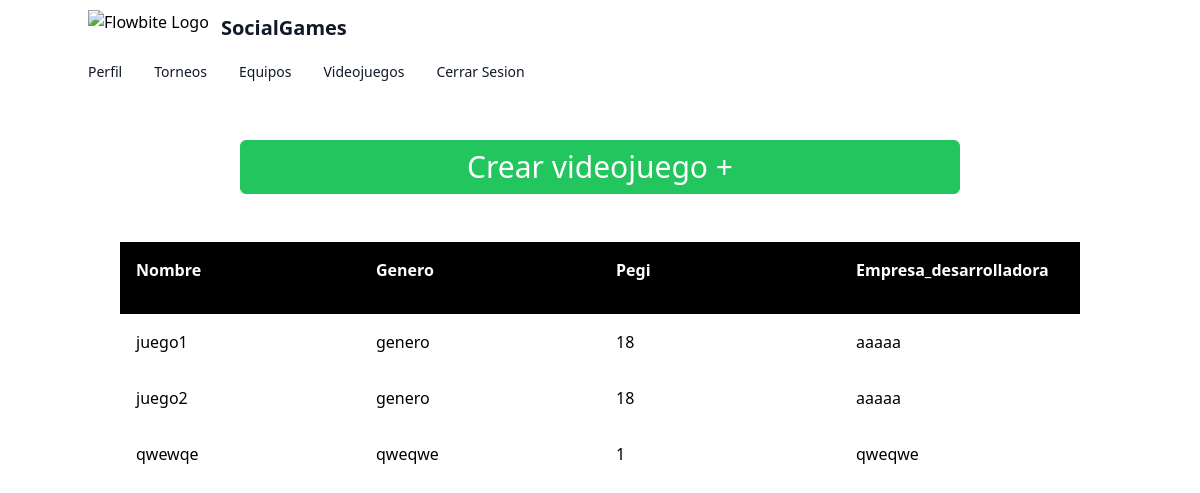
/videojuegos/index.php (signed in), run on the app's committed database.
### tables this page shows
CREATE TABLE `videojuego` (
  `id_videojuego` int(11) NOT NULL,
  `nombre_videojuego` varchar(50) NOT NULL,
  `genero_videojuego` varchar(50) NOT NULL,
  `pegi` int(11) NOT NULL,
  `empresa_desarrolladora` varchar(50) NOT NULL
);

### videojuegos/index.php (the view, shortened to what this page needs)
<!DOCTYPE html>
<html lang="en">
<head>
    <script src="https://cdn.tailwindcss.com"></script>
    <?php
        include ("../conectar_base.php");
    ?>
</head>
<body>
    <nav class="bg-white border-gray-200 px-2 sm:px-4 py-2.5 bg-gray-400">
        <div class="container flex flex-wrap justify-between items-center mx-auto">
            <a href="https://flowbite.com" class="flex items-center">
                <img src="https://svgsilh.com/svg_v2/2962084.svg" class="mr-3 h-6 sm:h-9" alt="Flowbite Logo" />
                <span class="self-center text-xl font-semibold whitespace-nowrap text-gray-900">SocialGames</span>
            </a>
            <div class="w-full block w-auto" id="mobile-menu">
                <ul class="flex mt-4 flex-row space-x-8 mt-0 text-sm font-medium">
                    <li>
                        <a href="http://localhost/Pryecto-Alfa/perfil"
                            class="border-0 hover:text-blue-700 p-0 text-gray-900 hover:text-white hover:bg-transparent ">Perfil</a>
                    </li>
                    <li>
                        <a href="http://localhost/Pryecto-Alfa/torneos"
                            class="border-0 hover:text-blue-700 p-0 text-gray-900 hover:text-white hover:bg-transparent ">Torneos</a>
                    </li>
                    <li>
                        <a href="http://localhost/Pryecto-Alfa/equipos"
                            class="border-0 hover:text-blue-700 p-0 text-gray-900 hover:text-white hover:bg-transparent ">Equipos</a>
                    </li>
                    <li>
                        <a href="http://localhost/Pryecto-Alfa/videojuegos"
                            class="border-0 hover:text-blue-700 p-0 text-gray-900 hover:text-white hover:bg-transparent ">Videojuegos</a>
                    </li>
                    <li>
                        <a href="../logout.php"
                            class="border-0 hover:text-blue-700 p-0 text-gray-900 hover:text-white hover:bg-transparent ">Cerrar
                            Sesion</a>
                    </li>
                </ul>
            </div>
        </div>
    </nav>
    <div class="flex justify-center mt-10">
    <a href="./crearVideojuego.html" class="w-3/5 text-center text-3xl border border-green-500 bg-green-500 text-white rounded-md px-4 py-2 m-2 transition duration-500 ease select-none hover:bg-green-600 focus:outline-none focus:shadow-outline">Crear videojuego +</a>
    </div>
    <div  class="flex justify-center mt-10">
    <table class="text-left w-4/5">
		<thead class="bg-black flex text-white w-full">
			<tr class="flex w-full mb-4">
				<th class="p-4 w-1/4">Nombre</th>
				<th class="p-4 w-1/4">Genero</th>
				<th class="p-4 w-1/4">Pegi</th>
				<th class="p-4 w-1/4">Empresa_desarrolladora</th>
			</tr>
		</thead>
		<tbody class="bg-grey-light flex flex-col items-center  overflow-y-scroll w-full" style="height: 50vh;">
        <?php
                $sql1=" SELECT * FROM videojuego";
                $registro=mysqli_query($conexion,$sql1) or die ("Error en la consulta $sql1");
                while($fila = mysqli_fetch_array($registro)){
                    echo "<tr class='flex w-full'>
                    <td class='p-4 w-1/4'>$fila[nombre_videojuego]</td>
                    <td class='p-4 w-1/4'>$fila[genero_videojuego]</td>
                    <td class='p-4 w-1/4'>$fila[pegi]</td>
                    <td class='p-4 w-1/4'>$fila[empresa_desarrolladora]</td>
                </tr>";
                }
            ?>
		</tbody>
	</table>
    </div>
</body>
</html>

### data on the page
videojuego: nombre_videojuego "juego1", genero_videojuego "genero", pegi "18", empresa_desarrolladora "aaaaa"
videojuego: nombre_videojuego "juego2", genero_videojuego "genero", pegi "18", empresa_desarrolladora "aaaaa"
videojuego: nombre_videojuego "qwewqe", genero_videojuego "qweqwe", pegi "1", empresa_desarrolladora "qweqwe"
